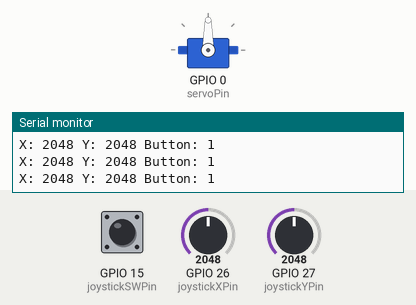
Recording of a sketch running on a simulated ESP32. Parts: servo, the last lines printed to the serial monitor. The test bench sets the inputs (shaded band); at power-on: GPIO 26 (joystickXPin) = 2048, GPIO 15 (joystickSWPin) HIGH, GPIO 27 (joystickYPin) = 2048.

Above: at 1.2 s.
1.3 s: GPIO 26 (joystickXPin) set to 2866
At 1.6 s:
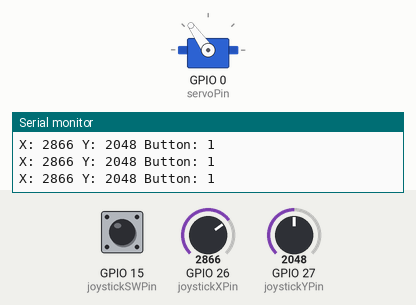
2.8 s: GPIO 26 (joystickXPin) set to 3603
At 3.2 s:
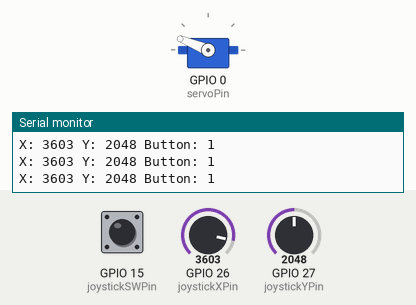
4.3 s: GPIO 26 (joystickXPin) set to 4095
At 4.8 s:
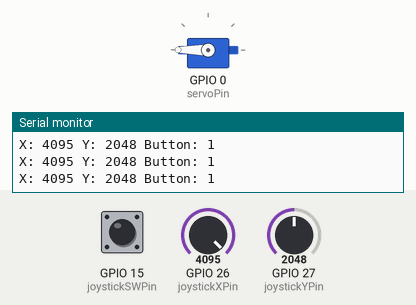
5.8 s: GPIO 26 (joystickXPin) set to 1228
At 6.4 s:
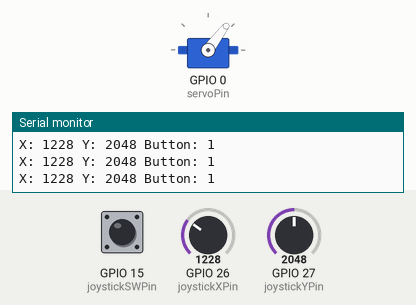
7.3 s: GPIO 26 (joystickXPin) set to 491
At 8.5 s:
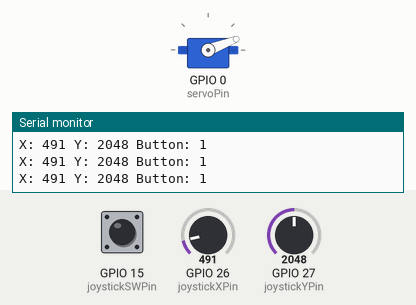
8.8 s: GPIO 26 (joystickXPin) set to 0
At 10.2 s:
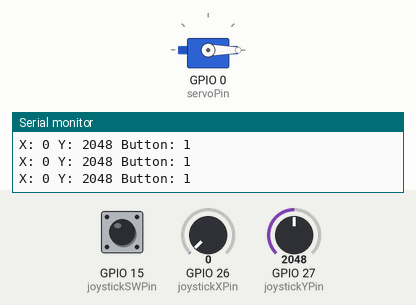
Timing chart, 0 to 11.3 s (numbered marks = the images above; inputs shaded):
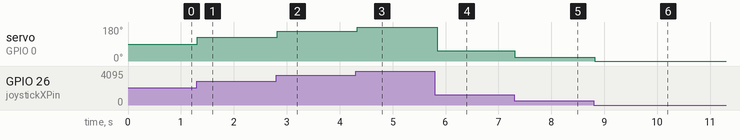

Measured:
- after the input at 1.3 s, servo on GPIO 0 (servoPin): 90° → 125° at once
- after the input at 2.8 s, servo on GPIO 0 (servoPin): 125° → 158° at once
- after the input at 4.3 s, servo on GPIO 0 (servoPin): 158° → 180° at once
- after the input at 5.8 s, servo on GPIO 0 (servoPin): 180° → 53° after 0.05 s
- after the input at 7.3 s, servo on GPIO 0 (servoPin): 53° → 21° at once
- after the input at 8.8 s, servo on GPIO 0 (servoPin): 21° → 0° at once

The sketch:

sketch.ino
```cpp
#include <Servo.h>

// Define the pins
const int joystickXPin = 26; // GP26 (ADC0)
const int joystickYPin = 27; // GP27 (ADC1)
const int joystickSWPin = 15; // GP15 (Button)
const int servoPin = 0; // GP0 for the servo

Servo myservo; // create servo object to control a servo

void setup() {
  // Initialize the servo
  myservo.attach(servoPin);

  // Initialize the joystick button pin as input
  pinMode(joystickSWPin, INPUT_PULLUP);

  // Start serial communication
  Serial.begin(9600);
}

void loop() {
  // Read the joystick values
  int xValue = analogRead(joystickXPin);
  int yValue = analogRead(joystickYPin);
  int buttonState = digitalRead(joystickSWPin);

  // Map the joystick X value to servo position (0 to 180)
  int servoPos = map(xValue, 0, 4095, 0, 180);
  myservo.write(servoPos);

  // Print values to serial monitor for debugging
  Serial.print("X: ");
  Serial.print(xValue);
  Serial.print(" Y: ");
  Serial.print(yValue);
  Serial.print(" Button: ");
  Serial.println(buttonState);

  delay(50);
}
```
